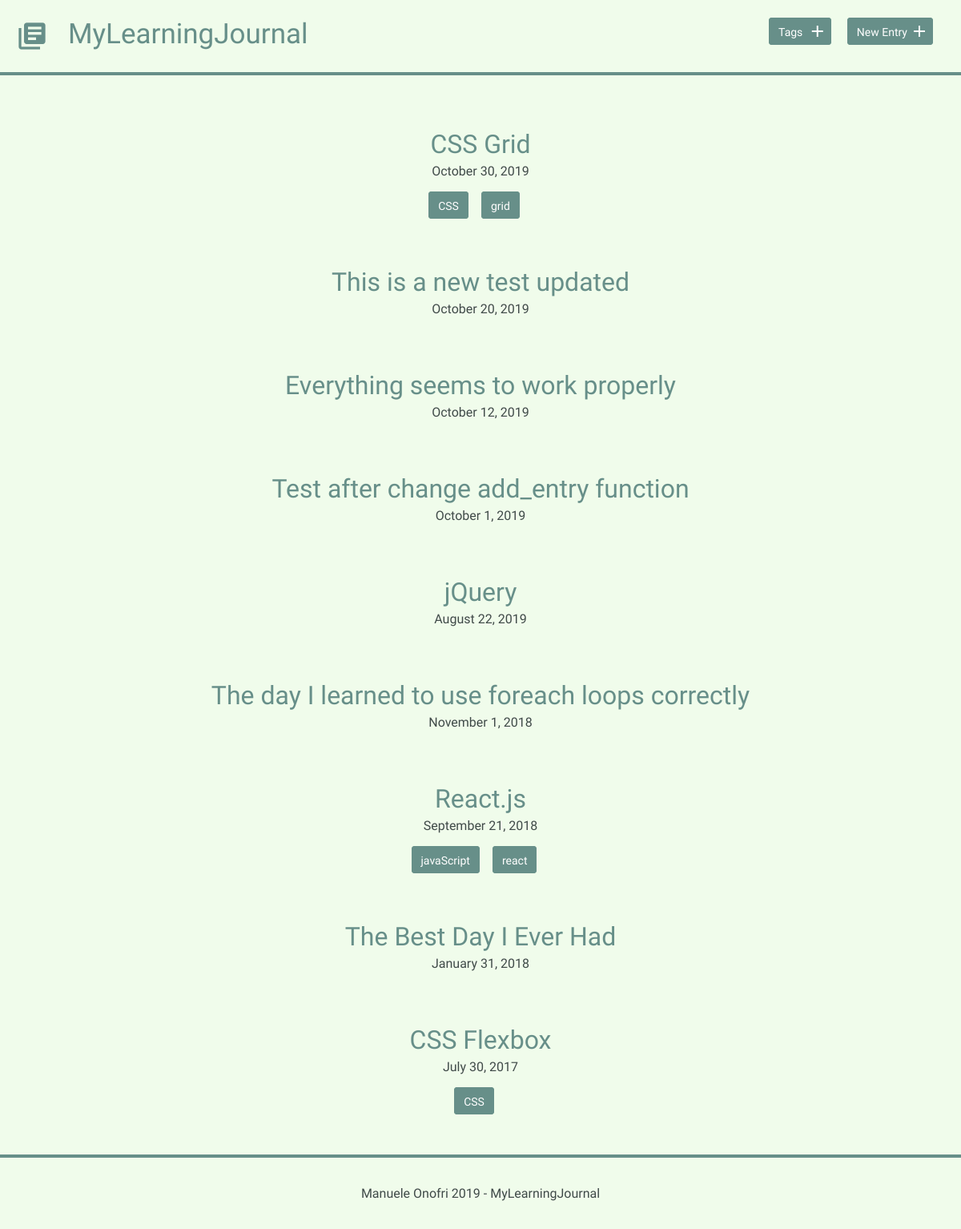
Before: / with the older database file.
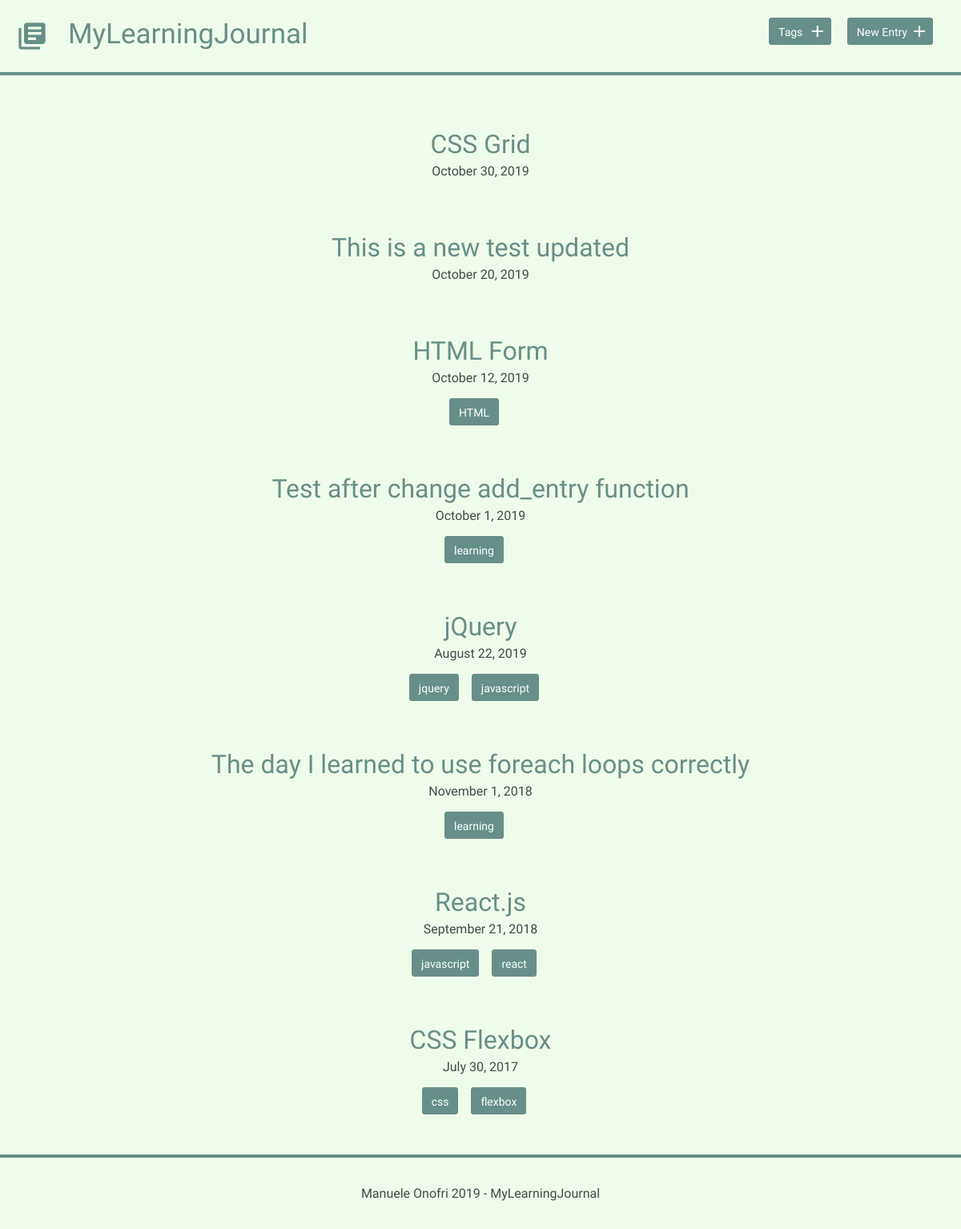
After: the same page with the newer database file.
### tables this page shows
CREATE TABLE "entries" (
	`id`	INTEGER,
	`title`	TEXT,
	`date`	TEXT,
	`time_spent`	INTEGER,
	`learned`	BLOB,
	`resources`	BLOB,
	PRIMARY KEY(`id`)
);

### index.php (called while the page is built)
<?php
include('inc/functions.php');
$entries = get_entries();
include('inc/header.php');
include('inc/entriesList.php');
include('inc/footer.php');
?>

### inc/functions.php (called while the page is built, shortened)
<?php
function get_entries() {
    include('connection.php');
    try {
       $results = $db->query('SELECT * FROM entries ORDER BY date DESC');
    } catch (Exception $e) {
       $e->getMessage();
    }
    $entries = $results->fetchAll(PDO::FETCH_ASSOC);
    return $entries;
}
function get_tags_per_entry($entry_id) {
    include('connection.php');
    try {
        $results = $db->query('SELECT tags.name, tags.id FROM tags JOIN entries_tags
                                ON tags.id = entries_tags.tags_id
                                WHERE entries_tags.entries_id = ?');
        $results->bindValue(1, $entry_id, PDO::PARAM_INT);
        $results->execute();
    } catch (Exception $e) {
       $e->getMessage();
    }
    $tags = $results->fetchAll(PDO::FETCH_ASSOC);
    return $tags;
}

### inc/entriesList.php (the view)
<div class="entry-list">
    <?php
    foreach ($entries as $entry) {
    $tags = get_tags_per_entry($entry['id']);
    ?>
        <article>
            <h2>
                <a href="detail.php?id=<?php echo $entry['id']; ?>">
                    <?php echo $entry['title']; ?>
                </a>
            </h2>
            <time datetime="<?php echo $entry['date']; ?>">
                <?php echo strftime("%B %e, %G", strtotime($entry['date'])); ?>
            </time>
            <?php
            if (!empty($tags)) {
                echo "<div class='tags-list'>";
                foreach ($tags as $tag) {
                    echo "<a href='tags.php?id=" . $tag['id'] . "' class='button button-tag'>" . $tag['name'] . "</a>";
                }
                echo "</div>";
            }
            ?>
        </article>
    <?php } ?>
</div>

### inc/header.php (shortened to what this page needs)
<!DOCTYPE html>
<html>
    <head>
        <link rel="stylesheet" href="css/normalize.css">
        <link rel="stylesheet" href="css/site.css">
    </head>
    <body>
        <header>
            <div class="container">
                <div class="site-header">
                    <a class="logo" href="index.php">
                        <i class="material-icons">library_books</i>
                        <h2> MyLearningJournal</h2>
                    </a>
                    <div class="header-buttons">
                        <a class="button icon-right" href="tags.php"><span>Tags</span> <i class="material-icons">add</i></a>
                        <a class="button icon-right" href="new.php"><span>New Entry</span> <i class="material-icons">add</i></a>
                    </div>
                </div>
            </div>
        </header>
        <section>
            <div class="main-content">

### inc/footer.php
            </div>
        </section>
        <footer>
            <div>
                 Manuele Onofri <?php echo date('Y'); ?> - MyLearningJournal
            </div>
        </footer>
    </body>
</html>

### css/site.css (style rules this page uses)
body { font-size: 16px; color: #404a49; font-family: 'Cousine', serif; font-weight: 400; background-color: rgb(240, 252, 235); position: relative; min-height: 100vh; }
header .container { margin: 0 auto; padding: 0 25px; border-bottom: solid 4px #678f89;; }
header .site-header { margin: 0 auto; height: 90px; display: flex; justify-content: space-between; }
header .logo { display: flex; text-decoration: none; }
header .logo i, header .logo h2 { color: #678f89; margin: 25px 0 0 -5px; font-size: 40px; }
header .logo h2 { margin-left: 25px; font-size: 35px; }
header .button { margin: 35px 10px 20px; }
header .header-buttons { position: relative; margin-top: 40px;; }
footer { text-align: center; padding: 35px 0; border-top: 4px solid #678f89; max-height: 100px; position: absolute; bottom: 0; width: 100%; }
.button { padding: 8px 10px 6px 10px; background: #678f89; border: 2px solid #678f89; border-radius: 4px; text-decoration: none; color: #FFF; position: relative; text-align: center; font-size: 14px; }
.button.icon-right { padding-right: 30px; top: -10px; }
.button.icon-right i { position: absolute; top: 3px; right: 3px; }
.button-tag { margin-right: 1rem; }
h1, h2, h3 { margin: 0; font-weight: 400; line-height: 1em; color: #000; }
h2 { font-size: 32px; }
h2 a { text-decoration: none; color: #678f89; }
.entry-list, .edit-entry, .new-entry, .edit-tag { max-width: 800px; margin: 0 auto; padding: 70px 0 150px 0; }
.entry-list article { margin-bottom: 70px; text-align: center; }
.entry-list article:last-child { margin-bottom: 0; }
.entry-list article h2 { margin-bottom: 8px; }
.tags-list { margin-top: 1.5rem; }

Changed rows visible on the page:
removed entries: title "The Best Day I Ever Had", date "January 31, 2018"
changed entries: title "Everything seems to work properly" → "HTML Form"
computed for entries "React.js": name "javaScript" → "javascript"
computed for entries "CSS Flexbox": name "CSS" → "css"
Other visible differences:
new list line: "HTML"
new list line: "learning"
new list line: "jquery"
new list line: "javascript"
new list line: "flexbox"
list line gone: "CSS"
list line gone: "grid"
